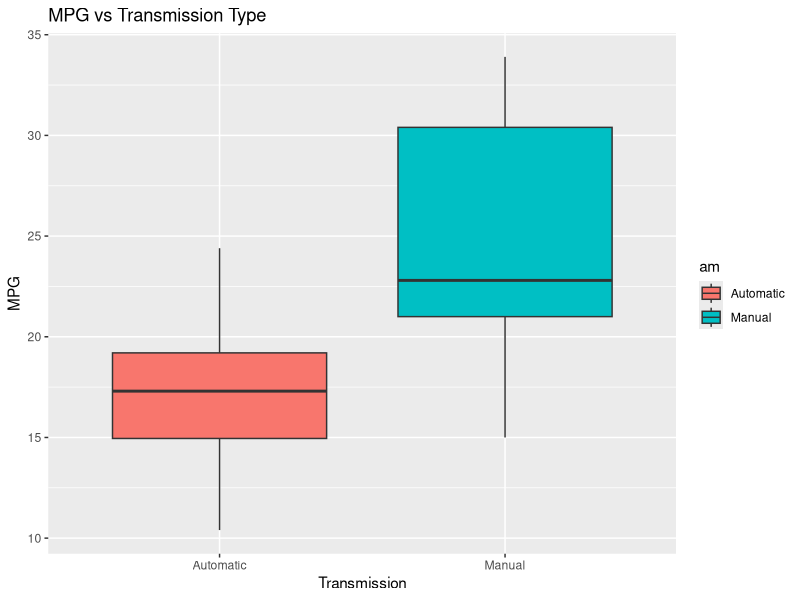
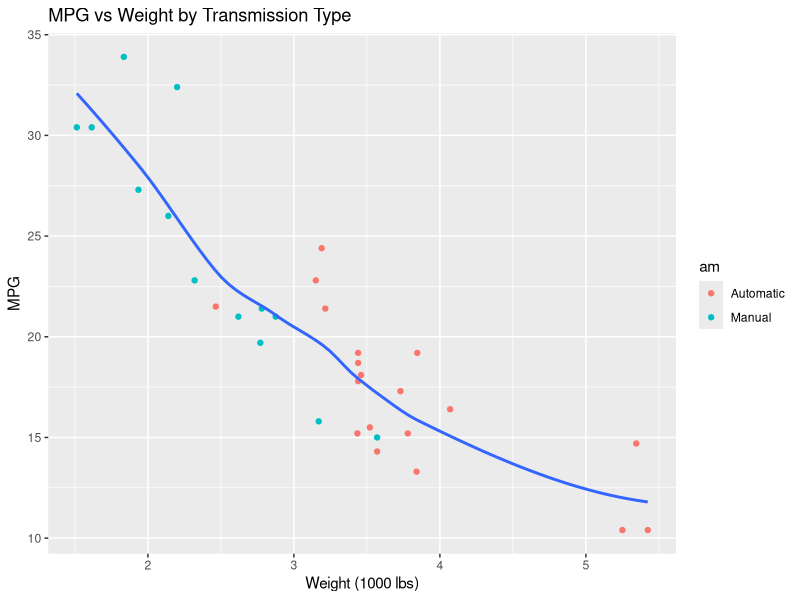
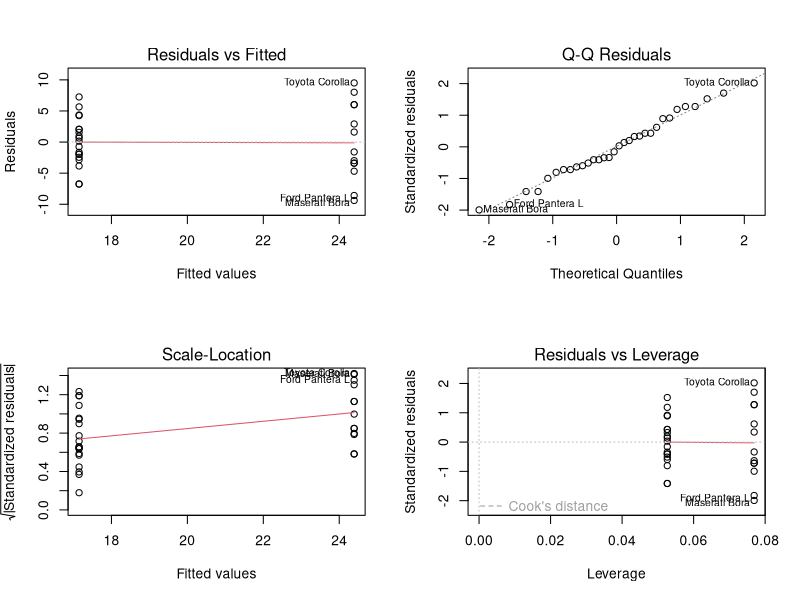
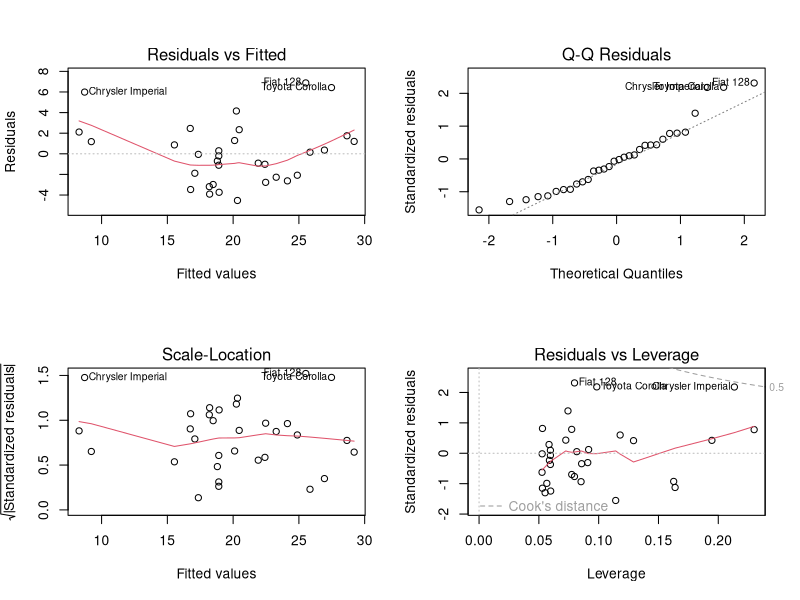
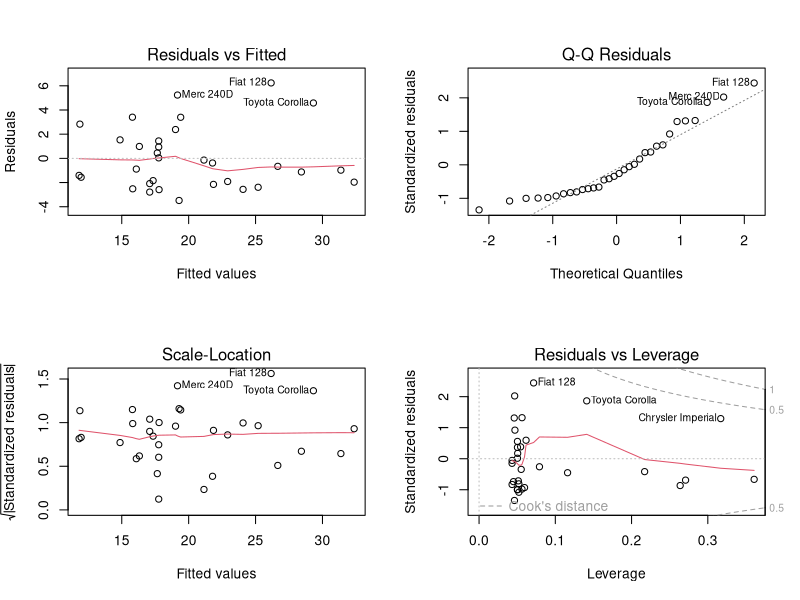

These charts were generated, in order, by the following R code:
## ---- chunk 1
knitr::opts_chunk$set(echo = TRUE, fig.align = "center")
## ---- chunk 2
# Load data
data("mtcars")
library(ggplot2)
library(knitr)
## ---- chunk 3
kable( head(mtcars), caption = "`mtcars` Dataset: First Six Rows" )     # See Appendix
## ---- chunk 4
str(mtcars)     # See Appendix
# Factor features
mtcars.processed <- mtcars
mtcars.processed$am <- as.factor(mtcars.processed$am)
mtcars.processed$cyl <- as.factor(mtcars.processed$cyl)
levels(mtcars.processed$am) <- c("Automatic", "Manual")
## ---- chunk 5
ggplot(data=mtcars.processed, aes(x=am, y=mpg)) + 
        geom_boxplot(aes(fill=am)) + 
        ggtitle("MPG vs Transmission Type") + 
        xlab("Transmission") + ylab("MPG")
## ---- chunk 6
model1 <- lm(mpg ~ am, data=mtcars.processed)
summary(model1)         # See Appendix
## ---- chunk 7
model2 <- lm(mpg ~ am + wt, data=mtcars.processed)
summary(model2)         # See Appendix
## ---- chunk 8
ggplot(data=mtcars.processed, aes(x=wt, y=mpg)) + 
        geom_point(aes(color=am)) +
        geom_smooth(se=FALSE) + 
        ggtitle("MPG vs Weight by Transmission Type") + 
        xlab("Weight (1000 lbs)") + ylab("MPG")
## ---- chunk 9
model3 <- lm(mpg ~ poly(wt, 2), data=mtcars.processed)
summary(model3)         # See Appendix
## ---- chunk 10
kable( head(mtcars), caption = "`mtcars` Dataset: First Six Rows" )
## ---- chunk 11
str(mtcars)     
## ---- chunk 12
summary(model1)
par(mfrow = c(2,2))
plot(model1)
## ---- chunk 13
summary(model2) 
par(mfrow = c(2,2))
plot(model2)
## ---- chunk 14
summary(model3)   
par(mfrow = c(2,2))
plot(model3)
